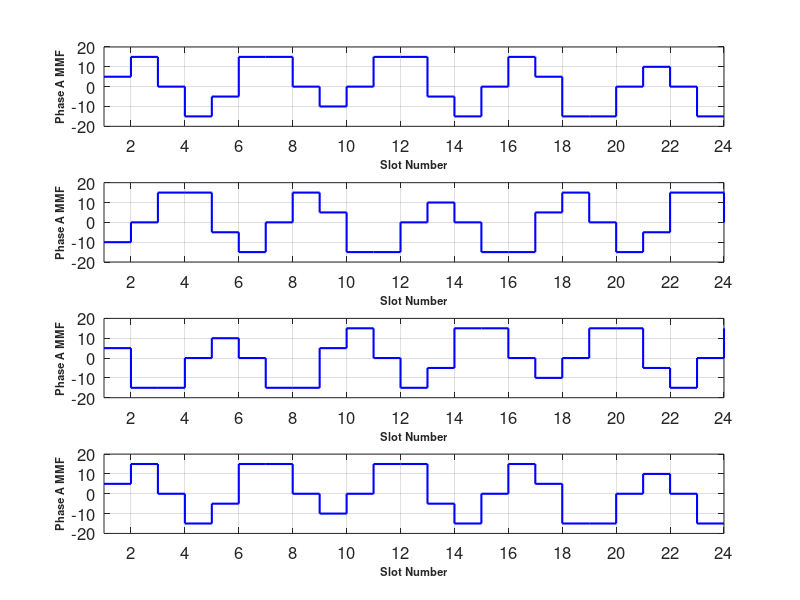
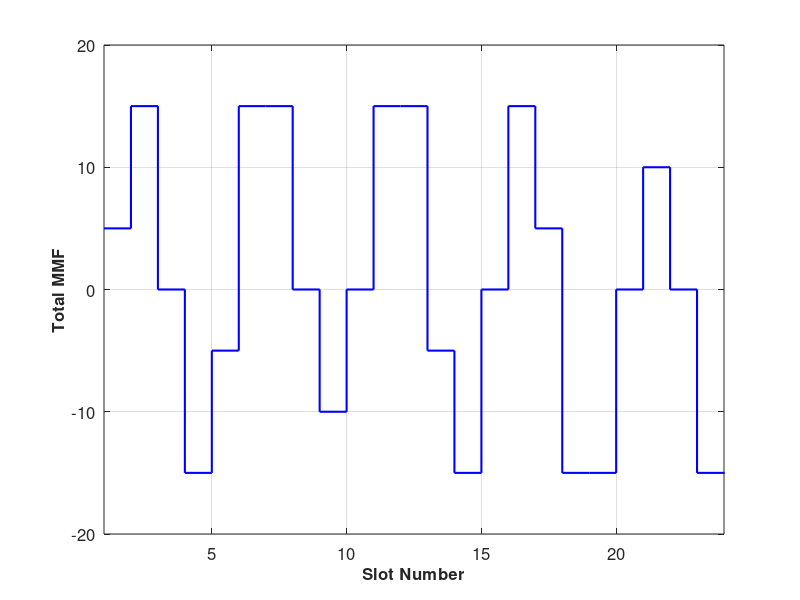

These charts were generated, in order, by the following MATLAB code: (Note: this script raises an error after producing the figures.)
%% In this file, MMF distribution of a given stator winding configuration
% are analyzed, harmonic components are investigated, flux linkage and
% induced emf waveforms are obtained. the results will be input for Maxwell
% simulation.

% The machi is fractional slot concentrated winding permanent magnet
% synchronous machine.
pole = 10;
pp = pole/2; % pole pair
slot = 24;
layer = 2; % all teeth
phase = 3;

slot_angle = 2*pi/slot; % mechanical
slot_angle_d = slot_angle*180/pi; % degrees
pole_angle = 2*pi/pole; % mechanical
pole_angle_d = pole_angle*180/pi;  % degrees

q = slot/(phase*pole);

conductor = 10; % per coil side
Nph = 0.5*conductor*layer*slot/phase;

% Winding factor (OBSOLETE)
% kp = sin(pi*pp/slot);
% t = gcd(slot,pp);
% checkvar = slot/(t*phase);
% alfa = 30*pi/180;
% if mod(checkvar,2) == 0
%     kd = sin(q*alfa/4)/((q/2)*sin(alfa/2));
% else
%     kd = sin(q*alfa/4)/((q)*sin(alfa/4));    
% end

% kpn: coil pitch factor
% kdn: coil disposition factor
harm = 1;
if layer == 1
    kpn = sin(harm*pp*pi/slot);
    kdn = 1;
elseif layer == 2
    kpn = sin(harm*pp*pi/slot);
    kdn = sin(harm*pp*pi/slot);
end    
kd = 1; % concentrated coil
kw = kpn*kdn*kd; % winding factor

peak_current = 1; % Amps

% Define MMF components
mmfa = zeros(1,slot);
mmfb = zeros(1,slot);
mmfc = zeros(1,slot);
mmftotal = zeros(1,slot);

rotor_speed = 600; % rpm
freq = rotor_speed*pole/120; % Hz
period = 1/freq;
time_instant = period*[0:1/3:1];

for l = 1:numel(time_instant)
    
    % Define the time according the index l
    time = time_instant(l);
    
    % Calculate the phase currents at that time instant
    Ia = peak_current*cos(2*pi*freq*time);
    Ib = peak_current*cos(2*pi*freq*time-2*pi/3);
    Ic = peak_current*cos(2*pi*freq*time-4*pi/3);
    
    %%%%%% Original 12-10 double layer winding 
%     MMFa_layer1 = conductor*[Ia,-Ia,0,0,0,0,-Ia,Ia,0,0,0,0];
%     MMFa_layer2 = conductor*[0,-Ia,Ia,0,0,0,0,Ia,-Ia,0,0,0];
%     
%     MMFb_layer1 = conductor*[0,0,0,0,Ib,-Ib,0,0,0,0,-Ib,Ib];
%     MMFb_layer2 = conductor*[-Ib,0,0,0,0,-Ib,Ib,0,0,0,0,Ib];
%     
%     MMFc_layer1 = conductor*[0,0,-Ic,Ic,0,0,0,0,Ic,-Ic,0,0];
%     MMFc_layer2 = conductor*[0,0,0,Ic,-Ic,0,0,0,0,-Ic,Ic,0];
%     %%%%%%
    
    %%%%%% 
    MMFa_layer1 = conductor*[Ia,0,0,-Ia,0,Ia,0,0,0,0,Ia,0,...
        -Ia,0,0,Ia,0,-Ia,0,0,0,0,-Ia,0];
    MMFa_layer2 = conductor*[Ia,0,-Ia,0,0,Ia,0,-Ia,0,0,0,0,...
        -Ia,0,Ia,0,0,-Ia,0,Ia,0,0,0,0];
    
    MMFb_layer1 = conductor*[0,0,Ib,0,-Ib,0,0,Ib,0,-Ib,0,0,...
        0,0,-Ib,0,Ib,0,0,-Ib,0,Ib,0,0];
    MMFb_layer2 = conductor*[0,0,0,0,-Ib,0,Ib,0,0,-Ib,0,Ib,...
        0,0,0,0,Ib,0,-Ib,0,0,Ib,0,-Ib];
    
    MMFc_layer1 = conductor*[0,-Ic,0,0,0,0,-Ic,0,Ic,0,0,-Ic,...
        0,Ic,0,0,0,0,Ic,0,-Ic,0,0,Ic];
    MMFc_layer2 = conductor*[0,-Ic,0,Ic,0,0,0,0,Ic,0,-Ic,0,...
        0,Ic,0,-Ic,0,0,0,0,-Ic,0,Ic,0];
    %%%%%%
    
    %%%%%% Distributed winding trial, FAIL
%     MMFa_layer1 = conductor*[Ia,Ia,-Ia,-Ia,0,0,0,0,0,0,0,0];
%     MMFa_layer2 = conductor*[0,0,-Ia,-Ia,Ia,Ia,0,0,0,0,0,0,];
%     
%     MMFb_layer1 = conductor*[0,0,0,0,0,0,0,0,Ib,Ib,-Ib,-Ib];
%     MMFb_layer2 = conductor*[Ib,Ib,0,0,0,0,0,0,0,0,-Ib,-Ib];
%     
%     MMFc_layer1 = conductor*[0,0,0,0,-Ic,-Ic,Ic,Ic,0,0,0,0];
%     MMFc_layer2 = conductor*[0,0,0,0,0,0,Ic,Ic,-Ic,-Ic,0,0];
    %%%%%%
    
    for k = 1:slot
        mmfa(l,k) = sum(MMFa_layer1(1:k))+sum(MMFa_layer2(1:k));
        mmfb(l,k) = sum(MMFb_layer1(1:k))+sum(MMFb_layer2(1:k));
        mmfc(l,k) = sum(MMFc_layer1(1:k))+sum(MMFc_layer2(1:k));
    end
    
    % To get rid of the offset on the MMF waveforms, use the following
    % routine for each phase MMF
    average = sum(mmfa(l,:))/slot;
    mmfa(l,:) = mmfa(l,:)-average;
    average = sum(mmfb(l,:))/slot;
    mmfb(l,:) = mmfb(l,:)-average;
    average = sum(mmfc(l,:))/slot;
    mmfc(l,:) = mmfc(l,:)-average;
    
    mmftotal(l,:) = mmfa(l,:)+mmfb(l,:)+mmfc(l,:);
    
end


%%
% Part e)

subplot(4,1,1)
stairs(mmfa(2,:),'b- ','Linewidth',1.5)
grid on;
set(gca,'FontSize',12);
ylabel('Phase A MMF','FontSize',8,'FontWeight','Bold');
set(gca,'xtick',[0:2:30]);
title('t = 0','FontSize',10,'FontWeight','Bold')
ylim([-conductor*2 conductor*2]);
xlim([1 slot]);

subplot(4,1,2)
stairs(mmfb(2,:),'b- ','Linewidth',1.5)
grid on;
set(gca,'FontSize',12);
ylabel('Phase A MMF','FontSize',8,'FontWeight','Bold');
set(gca,'xtick',[0:2:30]);
ylim([-conductor*2 conductor*2]);
xlim([1 slot]);

subplot(4,1,3)
stairs(mmfc(2,:),'b- ','Linewidth',1.5)
grid on;
set(gca,'FontSize',12);
ylabel('Phase A MMF','FontSize',8,'FontWeight','Bold');
set(gca,'xtick',[0:2:30]);
ylim([-conductor*2 conductor*2]);
xlim([1 slot]);

subplot(4,1,4)
stairs(mmftotal(2,:),'b- ','Linewidth',1.5)
grid on;
set(gca,'FontSize',12);
xlabel('Slot Number','FontSize',8,'FontWeight','Bold');
ylabel('Phase A MMF','FontSize',8,'FontWeight','Bold');
set(gca,'xtick',[0:2:30]);
ylim([-conductor*2 conductor*2]);
xlim([1 slot]);

%%
subplot(4,1,1)
stairs(mmftotal(1,:),'b- ','Linewidth',1.5)
grid on;
set(gca,'FontSize',12);
xlabel('Slot Number','FontSize',8,'FontWeight','Bold');
ylabel('Phase A MMF','FontSize',8,'FontWeight','Bold');
set(gca,'xtick',[0:2:30]);
ylim([-conductor*2 conductor*2]);
xlim([1 slot]);

subplot(4,1,2)
stairs(mmftotal(2,:),'b- ','Linewidth',1.5)
grid on;
set(gca,'FontSize',12);
xlabel('Slot Number','FontSize',8,'FontWeight','Bold');
ylabel('Phase A MMF','FontSize',8,'FontWeight','Bold');
set(gca,'xtick',[0:2:30]);
ylim([-conductor*2 conductor*2]);
xlim([1 slot]);

subplot(4,1,3)
stairs(mmftotal(3,:),'b- ','Linewidth',1.5)
grid on;
set(gca,'FontSize',12);
xlabel('Slot Number','FontSize',8,'FontWeight','Bold');
ylabel('Phase A MMF','FontSize',8,'FontWeight','Bold');
set(gca,'xtick',[0:2:30]);
ylim([-conductor*2 conductor*2]);
xlim([1 slot]);

subplot(4,1,4)
stairs(mmftotal(4,:),'b- ','Linewidth',1.5)
grid on;
set(gca,'FontSize',12);
xlabel('Slot Number','FontSize',8,'FontWeight','Bold');
ylabel('Phase A MMF','FontSize',8,'FontWeight','Bold');
set(gca,'xtick',[0:2:30]);
ylim([-conductor*2 conductor*2]);
xlim([1 slot]);

%%
nully = mmftotal(1,:)';
multip = 10;
for k = 1:multip
    nully(k*slot+1:(k+1)*slot) = nully(1:slot);
end

figure;
stairs(nully,'b- ','Linewidth',1.5)
grid on;
set(gca,'FontSize',12);
xlabel('Slot Number','FontSize',12,'FontWeight','Bold');
ylabel('Total MMF','FontSize',12,'FontWeight','Bold');
%set(gca,'xtick',[0:2:100]);
ylim([-conductor*2 conductor*2]);
xlim([1 slot]);

window_angle = numel(nully)*slot_angle_d;
angle_array = 1:window_angle;
mmf_angle = zeros(1,window_angle);
for k = 1:window_angle
    mmf_angle(k) = nully(floor(k/slot_angle_d)+1);
end

figure;
plot(angle_array,mmf_angle,'b- ','Linewidth',1.5)
grid on;
set(gca,'FontSize',12);
xlabel('Slot Number','FontSize',8,'FontWeight','Bold');
ylabel('Phase A MMF','FontSize',8,'FontWeight','Bold');
%set(gca,'xtick',[0:2:100]);
ylim([-conductor*2 conductor*2]);
%xlim([1 slot]);

% FFT of MMF waveform
fo = 1; % fundemental frequency
L = 360; % cycle length
N = window_angle; % window length
n = 360; % number of samples in a window
% spectral estimation by DFT
% resolution: system frequency/# of cycles in the window
res = fo/(N/L);
% frequency axis
f1 = 0:res:(n-1)*res-1;
% signal spectrum
spect_mmf = abs(fft(mmf_angle(1:((n-1)))))/((n-1)/2);

figure;
%plot(f1/res,spect_mmf(1:349)*sqrt(2)/conductor,'b-o ','Linewidth',1.5)
bar(f1/res,spect_mmf(1:349)*sqrt(2)/(2*conductor))
grid on;
set(gca,'FontSize',12);
xlabel('Harmonic','FontSize',8,'FontWeight','Bold');
ylabel('MMF Spectrum','FontSize',8,'FontWeight','Bold');
%set(gca,'xtick',[0:2:100]);
%ylim([-conductor*2 conductor*2]);
xlim([0 25]);

